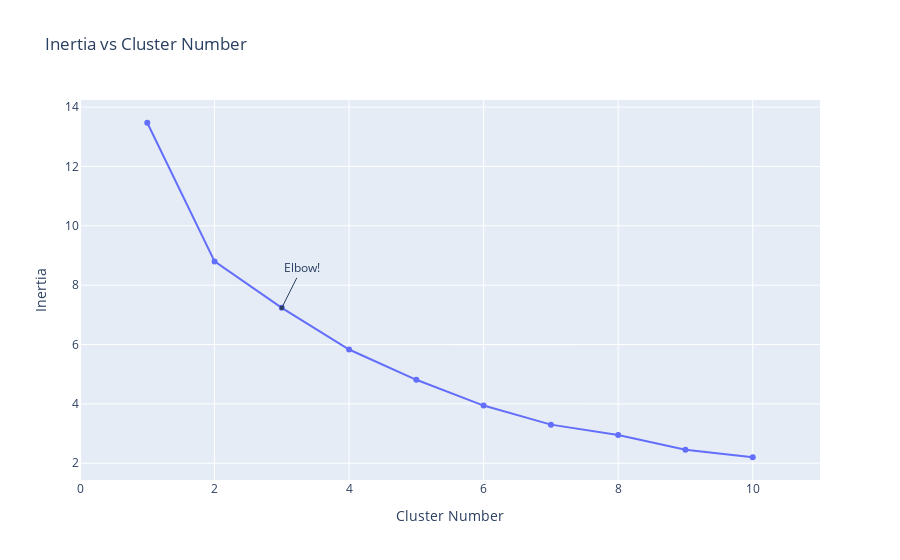

Notebook code for this chart:
### Markdown cell above
### Find the optimal amount of clusters

### Code cell
from sklearn.cluster import KMeans
from sklearn.preprocessing import MinMaxScaler
import plotly.graph_objects as go
import numpy as np
X=df.drop("Name",axis=1)
scaler = MinMaxScaler()
scaler.fit(X)
X=scaler.transform(X)
inertia = []
for i in range(1,11):
    kmeans = KMeans(
        n_clusters=i, init="k-means++",
        n_init=10,
        tol=1e-04, random_state=42
    )
    kmeans.fit(X)
    inertia.append(kmeans.inertia_)
fig = go.Figure(data=go.Scatter(x=np.arange(1,11),y=inertia))
fig.update_layout(title="Inertia vs Cluster Number",xaxis=dict(range=[0,11],title="Cluster Number"),
                  yaxis={'title':'Inertia'},
                 annotations=[
        dict(
            x=3,
            y=inertia[2],
            xref="x",
            yref="y",
            text="Elbow!",
            showarrow=True,
            arrowhead=7,
            ax=20,
            ay=-40
        )
    ])

### Figure 1 — Plotly figure (JSON) as saved in the notebook; plotly's stock layout.template omitted (floating-point values rounded to 4 significant figures)
{"data": [{"type": "scatter", "x": [1, 2, 3, 4, 5, 6, 7, 8, 9, 10], "y": [13.47, 8.801, 7.237, 5.832, 4.812, 3.943, 3.301, 2.953, 2.456, 2.201]}], "layout": {"annotations": [{"arrowhead": 7, "ax": 20, "ay": -40, "showarrow": true, "text": "Elbow!", "x": 3, "xref": "x", "y": 7.237, "yref": "y"}], "title": {"text": "Inertia vs Cluster Number"}, "xaxis": {"range": [0, 11], "title": {"text": "Cluster Number"}}, "yaxis": {"title": {"text": "Inertia"}}}}
